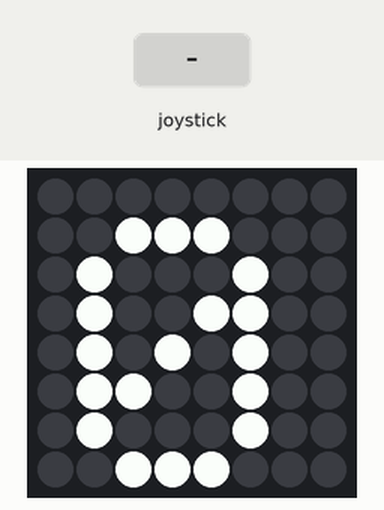
Bench run of a program on a simulated Raspberry Pi (BCM pin numbers) with a Sense HAT. Shown: the Sense HAT's 8×8 RGB LED matrix. The test bench sets the inputs (shaded band).

Above: at 1.2 s.
1.3 s: joystick pushed up
At 2.4 s:
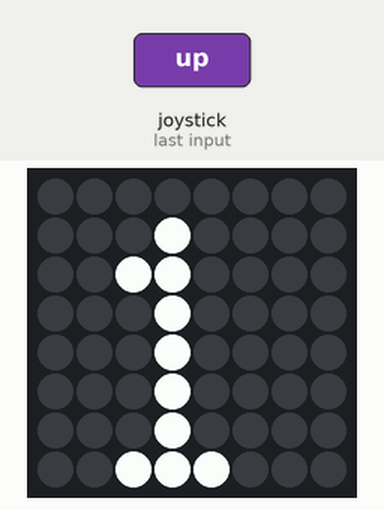
2.8 s: joystick pushed down
At 3.6 s:
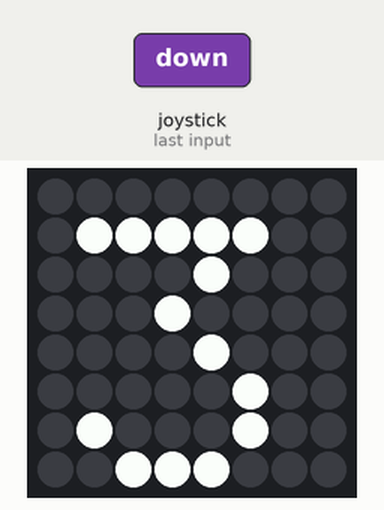
Timing chart, 0 to 5.8 s (numbered marks = the images above; inputs shaded):
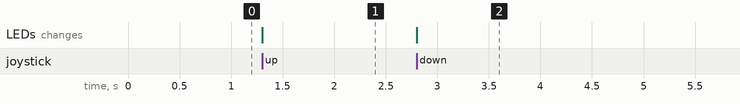

Measured:
- after the input at 1.3 s, the LEDs: change at once (image 1)
- after the input at 2.8 s, the LEDs: change at once (image 2)

The program:

menu.py
```python
#! /usr/bin/env python3
from time import sleep
from sense_hat import SenseHat
import requests
sense = SenseHat()

def show_up():
    sense.clear()
    sense.show_letter("1")

def show_down():
    sense.clear()
    sense.show_letter("3")

def show_left():
    sense.clear()
    sense.show_letter("2")

def show_right():
    sense.clear()
    sense.show_letter("4")

# Main stuff
sense.clear()
sense.show_letter("0")
sense.stick.direction_up = show_up
sense.stick.direction_down = show_down
sense.stick.direction_left = show_left
sense.stick.direction_right = show_right

# Do this to run it forever!
while True:
    pass
```
